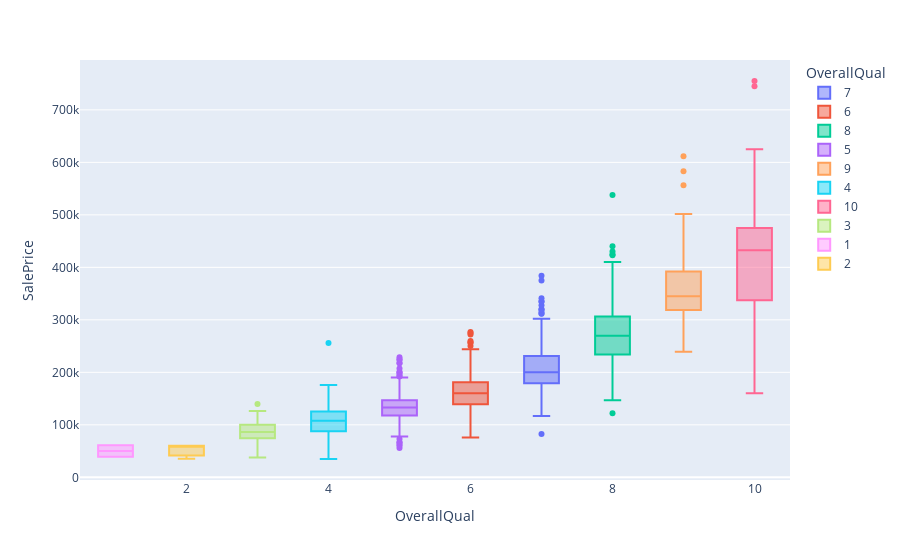

This figure's notebook cell:
### Code cell
quality_price = px.box(df_train, x='OverallQual', y='SalePrice', color='OverallQual')
quality_price.show()

### Figure 1 — Plotly figure (JSON) as saved in the notebook; plotly's stock layout.template omitted (floating-point values rounded to 4 significant figures; data arrays with more than 128 entries replaced by an {"elided": "..."} marker saying what was removed)
{"data": [{"alignmentgroup": "True", "hovertemplate": "OverallQual=%{x}<br>SalePrice=%{y}<extra></extra>", "legendgroup": "7", "marker": {"color": "#636efa"}, "name": "7", "notched": false, "offsetgroup": "7", "orientation": "v", "showlegend": true, "type": "box", "x": {"elided": "319 int values"}, "x0": " ", "xaxis": "x", "y": {"elided": "319 int values"}, "y0": " ", "yaxis": "y"}, {"alignmentgroup": "True", "hovertemplate": "OverallQual=%{x}<br>SalePrice=%{y}<extra></extra>", "legendgroup": "6", "marker": {"color": "#EF553B"}, "name": "6", "notched": false, "offsetgroup": "6", "orientation": "v", "showlegend": true, "type": "box", "x": {"elided": "374 int values"}, "x0": " ", "xaxis": "x", "y": {"elided": "374 int values"}, "y0": " ", "yaxis": "y"}, {"alignmentgroup": "True", "hovertemplate": "OverallQual=%{x}<br>SalePrice=%{y}<extra></extra>", "legendgroup": "8", "marker": {"color": "#00cc96"}, "name": "8", "notched": false, "offsetgroup": "8", "orientation": "v", "showlegend": true, "type": "box", "x": {"elided": "168 int values"}, "x0": " ", "xaxis": "x", "y": {"elided": "168 int values"}, "y0": " ", "yaxis": "y"}, {"alignmentgroup": "True", "hovertemplate": "OverallQual=%{x}<br>SalePrice=%{y}<extra></extra>", "legendgroup": "5", "marker": {"color": "#ab63fa"}, "name": "5", "notched": false, "offsetgroup": "5", "orientation": "v", "showlegend": true, "type": "box", "x": {"elided": "397 int values"}, "x0": " ", "xaxis": "x", "y": {"elided": "397 int values"}, "y0": " ", "yaxis": "y"}, {"alignmentgroup": "True", "hovertemplate": "OverallQual=%{x}<br>SalePrice=%{y}<extra></extra>", "legendgroup": "9", "marker": {"color": "#FFA15A"}, "name": "9", "notched": false, "offsetgroup": "9", "orientation": "v", "showlegend": true, "type": "box", "x": [9, 9, 9, 9, 9, 9, 9, 9, 9, 9, 9, 9, 9, 9, 9, 9, 9, 9, 9, 9, 9, 9, 9, 9, 9, 9, 9, 9, 9, 9, 9, 9, 9, 9, 9, 9, 9, 9, 9, 9, 9, 9, 9], "x0": " ", "xaxis": "x", "y": [345000, 277500, 319900, 385000, 412500, 501837, 415298, 360000, 342643, 377426, 266000, 437154, 318061, 394432, 380000, 326000, 374000, 446261, 315000, 325000, 313000, 314813, 370878, 285000, 320000, 264132, 485000, 582933, 350000, 328900, 611657, 320000, 239000, 395192, 315500, 556581, 335000, 367294, 378500, 325000, 333168, 315000, 377500], "y0": " ", "yaxis": "y"}, {"alignmentgroup": "True", "hovertemplate": "OverallQual=%{x}<br>SalePrice=%{y}<extra></extra>", "legendgroup": "4", "marker": {"color": "#19d3f3"}, "name": "4", "notched": false, "offsetgroup": "4", "orientation": "v", "showlegend": true, "type": "box", "x": [4, 4, 4, 4, 4, 4, 4, 4, 4, 4, 4, 4, 4, 4, 4, 4, 4, 4, 4, 4, 4, 4, 4, 4, 4, 4, 4, 4, 4, 4, 4, 4, 4, 4, 4, 4, 4, 4, 4, 4, 4, 4, 4, 4, 4, 4, 4, 4, 4, 4, 4, 4, 4, 4, 4, 4, 4, 4, 4, 4, 4, 4, 4, 4, 4, 4, 4, 4, 4, 4, 4, 4, 4, 4, 4, 4, 4, 4, 4, 4, 4, 4, 4, 4, 4, 4, 4, 4, 4, 4, 4, 4, 4, 4, 4, 4, 4, 4, 4, 4, 4, 4, 4, 4, 4, 4, 4, 4, 4, 4, 4, 4, 4, 4, 4, 4], "x0": " ", "xaxis": "x", "y": [90000, 68500, 40000, 82000, 113000, 80000, 129500, 91000, 135750, 136500, 123600, 109900, 94750, 128950, 100000, 100000, 115000, 103200, 140000, 141000, 107000, 97000, 141000, 88000, 82500, 82000, 134432, 100000, 150000, 109008, 81000, 118000, 256000, 89471, 86000, 34900, 106250, 86000, 111250, 108000, 108000, 133000, 118500, 75500, 84500, 108000, 137500, 137500, 87000, 55000, 102776, 129000, 124500, 135000, 120500, 103000, 98000, 96500, 102000, 107900, 109900, 93000, 128000, 129000, 132250, 118500, 106500, 110000, 75000, 135000, 79900, 150000, 135000, 85500, 110000, 121600, 88000, 176000, 84000, 97000, 80000, 84900, 83500, 128000, 112000, 115000, 135000, 80000, 108959, 168000, 148000, 116050, 107000, 113000, 145000, 80500, 101800, 161500, 68400, 119000, 111000, 82500, 55000, 100000, 52500, 123000, 108500, 104900, 105000, 125500, 125500, 90000, 122500, 64500, 120500, 112000], "y0": " ", "yaxis": "y"}, {"alignmentgroup": "True", "hovertemplate": "OverallQual=%{x}<br>SalePrice=%{y}<extra></extra>", "legendgroup": "10", "marker": {"color": "#FF6692"}, "name": "10", "notched": false, "offsetgroup": "10", "orientation": "v", "showlegend": true, "type": "box", "x": [10, 10, 10, 10, 10, 10, 10, 10, 10, 10, 10, 10, 10, 10, 10, 10, 10, 10], "x0": " ", "xaxis": "x", "y": [438780, 475000, 386250, 426000, 555000, 402861, 184750, 325000, 451950, 755000, 385000, 337500, 625000, 745000, 465000, 160000, 466500, 310000], "y0": " ", "yaxis": "y"}, {"alignmentgroup": "True", "hovertemplate": "OverallQual=%{x}<br>SalePrice=%{y}<extra></extra>", "legendgroup": "3", "marker": {"color": "#B6E880"}, "name": "3", "notched": false, "offsetgroup": "3", "orientation": "v", "showlegend": true, "type": "box", "x": [3, 3, 3, 3, 3, 3, 3, 3, 3, 3, 3, 3, 3, 3, 3, 3, 3, 3, 3, 3], "x0": " ", "xaxis": "x", "y": [107400, 85000, 76500, 126175, 87500, 120000, 67000, 52000, 93500, 37900, 91000, 82000, 139600, 81000, 92900, 95000, 72500, 79000, 58500, 105000], "y0": " ", "yaxis": "y"}, {"alignmentgroup": "True", "hovertemplate": "OverallQual=%{x}<br>SalePrice=%{y}<extra></extra>", "legendgroup": "1", "marker": {"color": "#FF97FF"}, "name": "1", "notched": false, "offsetgroup": "1", "orientation": "v", "showlegend": true, "type": "box", "x": [1, 1], "x0": " ", "xaxis": "x", "y": [61000, 39300], "y0": " ", "yaxis": "y"}, {"alignmentgroup": "True", "hovertemplate": "OverallQual=%{x}<br>SalePrice=%{y}<extra></extra>", "legendgroup": "2", "marker": {"color": "#FECB52"}, "name": "2", "notched": false, "offsetgroup": "2", "orientation": "v", "showlegend": true, "type": "box", "x": [2, 2, 2], "x0": " ", "xaxis": "x", "y": [60000, 35311, 60000], "y0": " ", "yaxis": "y"}], "layout": {"boxmode": "overlay", "legend": {"title": {"text": "OverallQual"}, "tracegroupgap": 0}, "margin": {"t": 60}, "xaxis": {"anchor": "y", "categoryarray": [7, 6, 8, 5, 9, 4, 10, 3, 1, 2], "categoryorder": "array", "domain": [0, 1], "title": {"text": "OverallQual"}}, "yaxis": {"anchor": "x", "domain": [0, 1], "title": {"text": "SalePrice"}}}}
